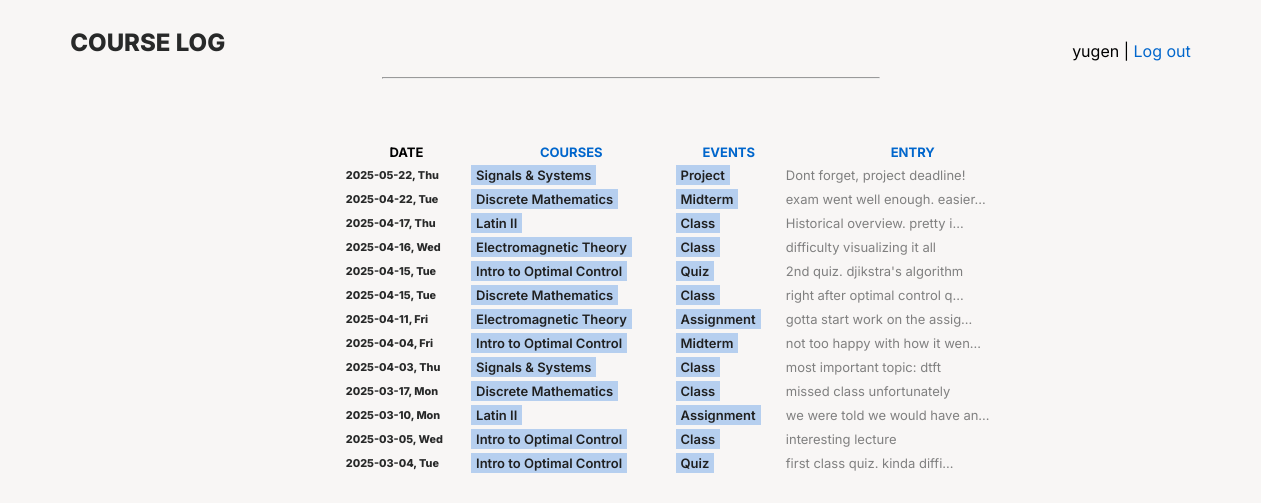
The app's page / (signed in) with its own data.
### course_logs/models.py (models this page shows, shortened)
class Entry(models.Model):
    owner = models.ForeignKey(User, on_delete=models.CASCADE)
    course = models.ForeignKey(Course, on_delete=models.CASCADE)
    category = models.ForeignKey(Category, on_delete=models.SET_NULL, null=True)
    date = models.DateField(null=True, blank=True)
    description = models.TextField(null=True, blank=True)
    created = models.DateTimeField(auto_now_add=True)
    updated = models.DateTimeField(auto_now=True)
    class Meta:
        ordering = ['-date']
        verbose_name_plural = 'entries'

class Course(models.Model):
    owner = models.ForeignKey(User, on_delete=models.CASCADE)
    course = models.CharField(max_length=200)
    def __str__(self):
        return self.course

class Category(models.Model):
    owner = models.ForeignKey(User, on_delete=models.CASCADE)
    category = models.CharField(max_length=200)
    class Meta:
        verbose_name_plural = 'categories'
    def __str__(self):
        return self.category

### course_logs/views.py (the view)
# urls.py: 2. Add a URL to urlpatterns:  path('', views.home, name='home')
@login_required
def home(request):
    courses = Course.objects.filter(owner=request.user)
    categories = Category.objects.filter(owner=request.user)
    entries = Entry.objects.filter(owner=request.user).order_by('-date')
    context = {'courses': courses, 'categories': categories, 'entries': entries}
    return render(request, 'course_logs/home.html', context)

### course_logs/templates/course_logs/home.html
{% extends "course_logs/index.html" %}
{% block content %}
    <div class="home-container">
        <table>
            <thead>
                <tr>
                    <th>DATE</th>
                    <th><a href="{% url 'course_logs:all_courses' %}">COURSES</a></th>
                    <th><a href="{% url 'course_logs:all_categories' %}">EVENTS</a></th>
                    <th><a href="{% url 'course_logs:new_entry' %}">ENTRY</a></th>
                </tr>
            </thead>
            <tbody>
                {% for entry in entries %}
                    <tr class="entries-main">
                        <td id="entry-date"><small>{{entry.date|date:"Y-m-d, D"}}</small></td>
                        <td class="entry-tag"><a href="{% url 'course_logs:this_course' entry.course.id %}">{{entry.course}}</a></td>
                        <td class="entry-tag"><a href="{% url 'course_logs:this_category' entry.category.id %}">{{entry.category}}</a></td>
                        <td class="entry-desc"><a href="{% url 'course_logs:this_entry' entry.id %}">{{ entry.description|truncatechars:30 }}</a></td>
                    </tr>
                {% endfor %}
            </tbody>
        </table>
    </div>
{% endblock %}

### course_logs/templates/course_logs/index.html (shortened to what this page needs)
<!DOCTYPE html>
{% load static %}
<html lang="en">
<head>
    <link rel="stylesheet" type="text/css" media='screen' href="{% static 'styles/main.css' %}">
</head>
<body>
    {% include 'course_logs/navbar.html' %}
    {% block content %}
    {% endblock %}
</body>
</html>

### course_logs/templates/course_logs/navbar.html (shortened to what this page needs)
<div class="navbar">
    <div >
        <a href="/">
            <h2 class="title" > COURSE LOG</h2>
        </a>
    </div>
    <div>
        <p>
            {% if user.is_authenticated %}
                {{user.username}} |
                <a href="{% url 'users:logout' %}">Log out</a>
            {% else %}
                <a href="{% url 'users:login' %}">Log in</a> |
                <a href="{% url 'users:register' %}">Register</a>
            {% endif %}
        </p>
    </div>
</div>
<hr>

### static/styles/main.css (style rules this page uses)
* { font-family: "Inter"; background-color: var(--COLORBG); }
:root { color-scheme: normal; --COLORBG: rgb(248,246,245); --COLORTEXT: rgb(50, 50, 50); --COLORPLC: #93C11C; --COLORFIO: #FB872B; --COLORADOBE: #ED2224; --COLORBLENDER: #EA7600; --COLORPYTHON: #ffde57; --COLORTKINTER: #29ABE2; --COLORJUPYTER: #646464; --COLORPROTEUS: #23C0EF; --COLORX: lightslategray; }
.navbar { display: flex; flex-flow: row nowrap; justify-content: space-between; align-items: flex-end; margin: 0 5%; }
.title { font-weight: 800; color: #282929; }
a { color: #0066CC; text-decoration: none; }
hr { color: lightgray; margin: 0 30%; }
.home-container { display: flex; justify-content: center; width: 100%; margin: 5% 5%; }
table { width: 70%; flex-basis: 700px; min-width: 500px; }
td { text-align: left; }
td a { font-size: small; }
tr th { text-transform: capitalize; font-size: small; }
.entry-tag > a, .this-entry-tags > a { padding: 2px 5px 2px 5px; background-color: rgba(179, 205, 239, 0.955); color: rgb(32, 32, 32); font-weight: 600; }
.entry-desc > a { color: gray; }
tbody td:nth-child(1) { width: fit-content; text-wrap: nowrap; font-size: small; font-weight: 800; color:#282929; }
tbody td:nth-child(2) { width: fit-content; text-wrap: nowrap; }
tbody td:nth-child(3) { width: fit-content; text-wrap: nowrap; }

### records on screen
Entry: date "2025-05-22, Thu", course "Signals & Systems", category "Project", description "Dont forget, project deadline!"
Entry: date "2025-04-22, Tue", course "Discrete Mathematics", category "Midterm", description "exam went well enough. easier…"
Entry: date "2025-04-17, Thu", course "Latin II", category "Class", description "Historical overview. pretty i…"
Entry: date "2025-04-16, Wed", course "Electromagnetic Theory", category "Class", description "difficulty visualizing it all"
Entry: date "2025-04-15, Tue", course "Intro to Optimal Control", category "Quiz", description "2nd quiz. djikstra's algorithm"
Entry: date "2025-04-15, Tue", course "Discrete Mathematics", category "Class", description "right after optimal control q…"
Entry: date "2025-04-11, Fri", course "Electromagnetic Theory", category "Assignment", description "gotta start work on the assig…"
Entry: date "2025-04-04, Fri", course "Intro to Optimal Control", category "Midterm", description "not too happy with how it wen…"
Entry: date "2025-04-03, Thu", course "Signals & Systems", category "Class", description "most important topic: dtft"
Entry: date "2025-03-17, Mon", course "Discrete Mathematics", category "Class", description "missed class unfortunately"
Entry: date "2025-03-10, Mon", course "Latin II", category "Assignment", description "we were told we would have an…"
Entry: date "2025-03-05, Wed", course "Intro to Optimal Control", category "Class", description "interesting lecture"
Entry: date "2025-03-04, Tue", course "Intro to Optimal Control", category "Quiz", description "first class quiz. kinda diffi…"

### other values on screen
{{ user.username }} "yugen"
